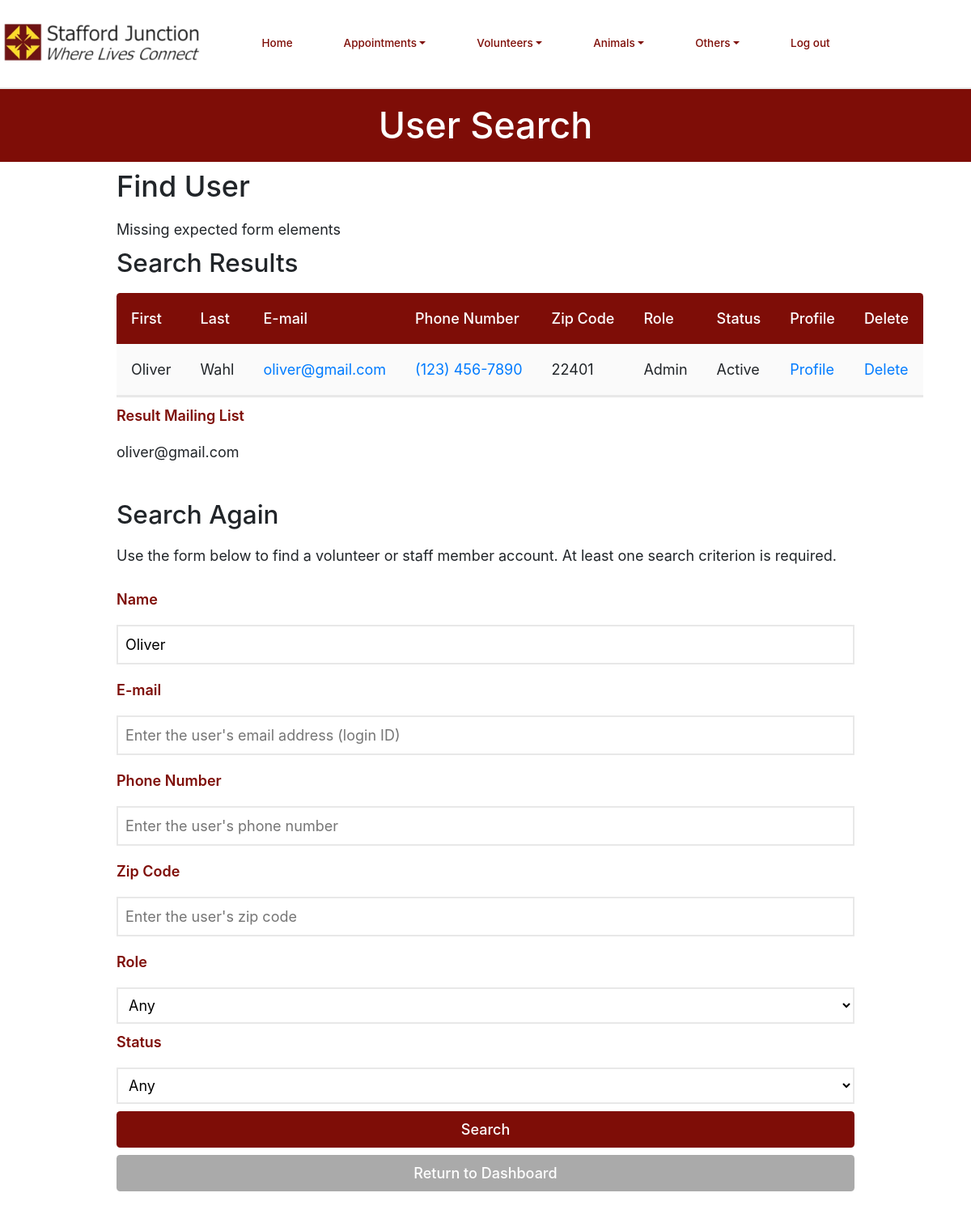
Screenshot of /personSearch.php?name=Oliver (signed in) with the database file from the repository.
### tables this page shows
CREATE TABLE `dbPersons` (
  `id` varchar(256) NOT NULL,
  `start_date` text DEFAULT NULL,
  `venue` text DEFAULT NULL,
  `first_name` text NOT NULL,
  `last_name` text DEFAULT NULL,
  `address` text DEFAULT NULL,
  `city` text DEFAULT NULL,
  `state` varchar(2) DEFAULT NULL,
  `zip` text DEFAULT NULL,
  `phone1` varchar(12) NOT NULL,
  `phone1type` text DEFAULT NULL,
  `phone2` varchar(12) DEFAULT NULL,
  `phone2type` text DEFAULT NULL,
  `birthday` text DEFAULT NULL,
  `email` text DEFAULT NULL,
  `contact_name` text NOT NULL,
  `contact_num` varchar(12) NOT NULL,
  `relation` text NOT NULL,
  `contact_time` text NOT NULL,
  `cMethod` text DEFAULT NULL,
  `type` text DEFAULT NULL,
  `status` text DEFAULT NULL,
  `availability` text DEFAULT NULL,
  `schedule` text DEFAULT NULL,
  `hours` text DEFAULT NULL,
  `notes` text DEFAULT NULL,
  `password` text DEFAULT NULL,
  `sundays_start` char(5) DEFAULT NULL,
  `sundays_end` char(5) DEFAULT NULL,
  `mondays_start` char(5) DEFAULT NULL,
  `mondays_end` char(5) DEFAULT NULL,
  `tuesdays_start` char(5) DEFAULT NULL,
  `tuesdays_end` char(5) DEFAULT NULL,
  `wednesdays_start` char(5) DEFAULT NULL,
  `wednesdays_end` char(5) DEFAULT NULL,
  `thursdays_start` char(5) DEFAULT NULL,
  `thursdays_end` char(5) DEFAULT NULL,
  `fridays_start` char(5) DEFAULT NULL,
  `fridays_end` char(5) DEFAULT NULL,
  `saturdays_start` char(5) DEFAULT NULL,
  `saturdays_end` char(5) DEFAULT NULL,
  `profile_pic` text NOT NULL,
  `force_password_change` tinyint(1) NOT NULL,
  `gender` varchar(6) NOT NULL
);

### include/input-validation.php (called while the page is built, shortened)
<?php
    function _sanitize($connection, $input) {
        if (is_array($input)) {
            $length = count($input);
            for ($i = 0; $i < $length; $i++) {
                 $input[$i] = trim($input[$i]);
            }
        } else {
            $input = trim($input);
            $input = mysqli_real_escape_string($connection, $input);
            $input = htmlspecialchars($input);
        }
        return $input;
    }
    function sanitize($input, $ignoreList=null) {
        $sanitized = [];
        $connection = connect();
        if ($ignoreList) {
            foreach ($input as $key => $value) {
                if (in_array($key, $ignoreList)) {
                    $sanitized[$key] = $value;
                } else {
                    $sanitized[$key] = _sanitize($connection, $value);
                }
            }
        } else {
            foreach ($input as $key => $value) {
                $sanitized[$key] = _sanitize($connection, $value);
            }
        }
        return $sanitized;
    }
    function wereRequiredFieldsSubmitted($args, $fieldsRequired, $blankOkay=true) {
        foreach ($fieldsRequired as $field) {
            if (!isset($args[$field]) || (!$args[$field] && !$blankOkay)) {
                return false;
            }
        }
        return true;
    }
    function valueConstrainedTo($value, $values) {
        return in_array($value, $values);
    }
?>

### database/dbPersons.php (called while the page is built, shortened)
<?php
include_once(dirname(__FILE__).'/../domain/Person.php');
function make_a_person($result_row) {
    $thePerson = new Person(
                    $result_row['first_name'],
                    $result_row['last_name'],
                    $result_row['venue'],
                    $result_row['address'],
                    $result_row['city'],
                    $result_row['state'],
                    $result_row['zip'],
                    @$result_row['profile_pic'],
                    $result_row['phone1'],
                    $result_row['phone1type'],
                    $result_row['phone2'],
                    $result_row['phone2type'],
                    $result_row['email'],
                    $result_row['contact_name'],
                    $result_row['contact_num'],
                    $result_row['relation'],
                    $result_row['contact_time'],
                    $result_row['type'],
                    $result_row['status'],
                    $result_row['cMethod'],
                    $result_row['availability'],
                    $result_row['schedule'],
                    $result_row['hours'],
                    $result_row['birthday'],
                    $result_row['start_date'],
                    $result_row['notes'],
                    $result_row['password'],
                    $result_row['sundays_start'],
                    $result_row['sundays_end'],
                    $result_row['mondays_start'],
                    $result_row['mondays_end'],
                    $result_row['tuesdays_start'],
                    $result_row['tuesdays_end'],
                    $result_row['wednesdays_start'],
                    $result_row['wednesdays_end'],
                    $result_row['thursdays_start'],
                    $result_row['thursdays_end'],
                    $result_row['fridays_start'],
                    $result_row['fridays_end'],
                    $result_row['saturdays_start'],
                    $result_row['saturdays_end'],
                    $result_row['force_password_change'],
                    $result_row['gender']
                );
    return $thePerson;
}
    function find_users($name, $id, $phone, $zip, $type, $status) {
        $where = 'where ';
        if ($name) {
            if (strpos($name, ' ')) {
                $name = explode(' ', $name, 2);
                $first = $name[0];
                $last = $name[1];
                $where .= "first_name like '%$first%' and last_name like '%$last%'";
            } else {
                $where .= "(first_name like '%$name%' or last_name like '%$name%')";
            }
        }
        $query = "select * from dbPersons $where order by last_name, first_name";
        $connection = connect();
        $result = mysqli_query($connection, $query);
        $raw = mysqli_fetch_all($result, MYSQLI_ASSOC);
        $persons = [];
        foreach ($raw as $row) {
            $persons []= make_a_person($row);
        }
        return $persons;
    }

### domain/Person.php (called while the page is built, shortened)
<?php
class Person {
	private $id;
	private $first_name;
	private $last_name;
	private $zip;
	private $phone1;
	private $email;
	private $type;
	private $status;
	function __construct($f, $l, $v, $a, $c, $s, $z, $pp, $p1, $p1t, $p2, $p2t, $e,
			$cn, $cpn, $rel,
			$ct, $t, $st, $cntm,
			$av, $sch, $hrs, $bd, $sd,
			$notes, $pass,
			$suns, $sune, $mons, $mone, $tues, $tuee, $weds, $wede,
			$thus, $thue, $fris, $frie, $sats, $sate, $mcp, $gender) {
		$this->id = $e;
		$this->first_name = $f;
		$this->last_name = $l;
		$this->zip = $z;
		$this->phone1 = $p1;
		$this->email = $e;
		$this->type = $t !== "" ? explode(',', $t) : array();
		$this->status = $st;
	}
	function get_id() {
		return $this->id;
	}
	function get_first_name() {
		return $this->first_name;
	}
	function get_last_name() {
		return $this->last_name;
	}
	function get_zip() {
		return $this->zip;
	}
	function get_phone1() {
		return $this->phone1;
	}
	function get_email() {
		return $this->email;
	}
	function get_type() {
		return $this->type;
	}
	function get_status() {
		return $this->status;
	}
}

### include/output.php (called while the page is built, shortened)
<?php
    function hsc($input) {
        return htmlspecialchars($input);
    }
    function formatPhoneNumber($number) {
        $str = '(' . substr($number, 0, 3) . ') ' . substr($number, 3, 3) . '-' . substr($number, 6, 4);
        return hsc($str);
    }

### personSearch.php (the view, shortened to what this page needs)
<!DOCTYPE html>
<html>
    <head>
        <?php require_once('universal.inc') ?>
    </head>
    <body>
        <?php require_once('header.php') ?>
        <h1>User Search</h1>
        <form id="person-search" class="general" method="get">
            <h2>Find User</h2>
            <?php
                if (isset($_GET['name'])) {
                    require_once('include/input-validation.php');
                    require_once('database/dbPersons.php');
                    $args = sanitize($_GET);
                    $required = ['name', 'id', 'phone', 'zip', 'role', 'status'];
                    if (!wereRequiredFieldsSubmitted($args, $required, true)) {
                        echo 'Missing expected form elements';
                    }
                    $name = $args['name'];
                    $id = $args['id'];
                    $phone = preg_replace("/[^0-9]/", "", $args['phone']);
					$zip = $args['zip'];
                    $role = $args['role'];
                    $status = $args['status'];
                    if (!($name || $id || $phone || $zip || $role || $status)) {
                        echo '<div class="error-toast">At least one search criterion is required.</div>';
                    } else if (!valueConstrainedTo($role, ['admin', 'superadmin', 'volunteer', ''])) {
                        echo '<div class="error-toast">The system did not understand your request.</div>';
                    } else if (!valueConstrainedTo($status, ['Active', 'Inactive', ''])) {
                        echo '<div class="error-toast">The system did not understand your request.</div>';
                    } else {
                        echo "<h3>Search Results</h3>";
                        $persons = find_users($name, $id, $phone, $zip, $role, $status);
                        require_once('include/output.php');
                        if (count($persons) > 0) {
                            echo '
                            <div class="table-wrapper">
                                <table class="general">
                                    <thead>
                                        <tr>
                                            <th>First</th>
                                            <th>Last</th>
                                            <th>E-mail</th>
                                            <th>Phone Number</th>
											<th>Zip Code</th>
                                            <th>Role</th>
                                            <th>Status</th>
                                            <th>Profile</th>
                                            <th>Delete</th>
                                        </tr>
                                    </thead>
                                    <tbody class="standout">';
                            $mailingList = '';
                            foreach ($persons as $person) {
                                $mailingList .= $person->get_email();
                                echo '
                                        <tr>
                                            <td>' . $person->get_first_name() . '</td>
                                            <td>' . $person->get_last_name() . '</td>
                                            <td><a href="mailto:' . $person->get_id() . '">' . $person->get_id() . '</a></td>
                                            <td><a href="tel:' . $person->get_phone1() . '">' . formatPhoneNumber($person->get_phone1()) .  '</td>
											<td>' . $person->get_zip() . '</td>
                                            <td>' . ucfirst($person->get_type()[0]) . '</td>
                                            <td>' . ucfirst($person->get_status()) . '</td>
                                            <td><a href="viewProfile.php?id=' . $person->get_id() . '">Profile</a></td>
                                            <td><a href="deletePerson.php?id=' . $person->get_id() . '">Delete</a></td>
                                        </a></tr>';
                            }
                            echo '
                                    </tbody>
                                </table>
                            </div>';
                            echo '
                            <label>Result Mailing List</label>
                            <p>' . $mailingList . '</p>
                            ';
                        } else {
                            echo '<div class="error-toast">Your search returned no results.</div>';
                        }
                    }
                    echo '<h3>Search Again</h3>';
                }
            ?>
            <p>Use the form below to find a volunteer or staff member account. At least one search criterion is required.</p>
            <label for="name">Name</label>
            <input type="text" id="name" name="name" value="<?php if (isset($name)) echo htmlspecialchars($_GET['name']) ?>" placeholder="Enter the user's first and/or last name">
            <label for="id">E-mail</label>
            <input type="text" id="id" name="id" value="<?php if (isset($id)) echo htmlspecialchars($_GET['id']) ?>" placeholder="Enter the user's email address (login ID)">
		<label for="phone">Phone Number</label>
            <input type="tel" id="phone" name="phone" value="<?php if (isset($phone)) echo htmlspecialchars($_GET['phone']) ?>" placeholder="Enter the user's phone number">
		<label for="zip">Zip Code</label>
			<input type="text" id="zip" name="zip" value="<?php if (isset($zip)) echo htmlspecialchars($_GET['zip']) ?>" placeholder="Enter the user's zip code">
			<label for="role">Role</label>
           <select id="role" name="role">
                <option value="">Any</option>
            </select>
          <label for="status">Status</label>
            <select id="status" name="status">
                <option value="">Any</option>
            </select>
            <input type="submit" value="Search">
            <a class="button cancel" href="index.php">Return to Dashboard</a>
        </form>
    </body>
</html>

### rows the page displays
dbpersons: first_name "Oliver", last_name "Wahl", id "oliver@gmail.com", phone1 "(123) 456-7890", zip "22401", type "Admin", status "Active"

### other values shown
$mailingList "oliver@gmail.com"
